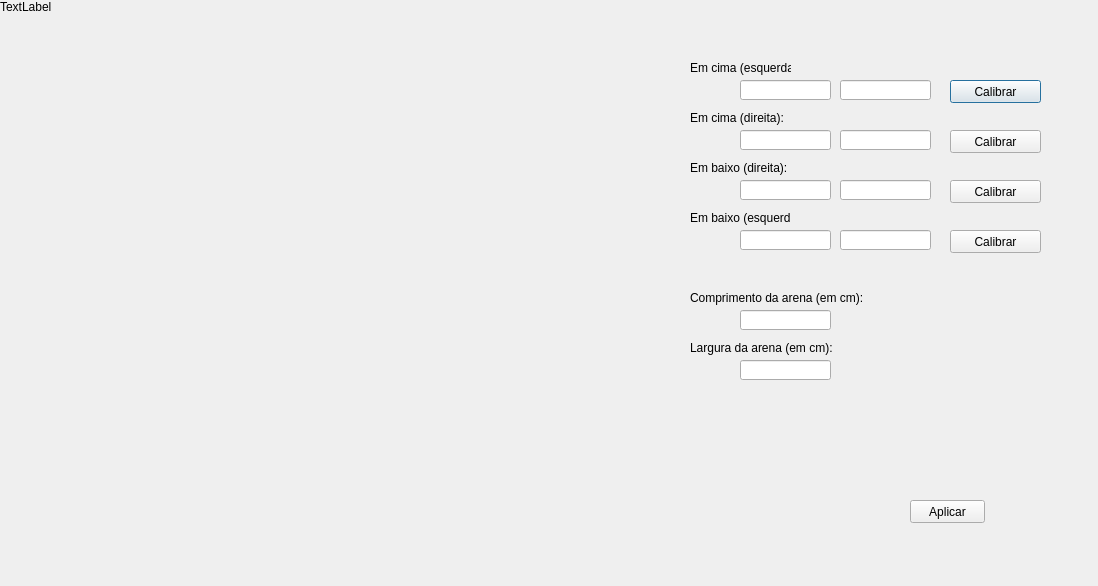
<?xml version="1.0" encoding="UTF-8"?>
<ui version="4.0">
 <class>CalibracaoArena</class>
 <widget class="QDialog" name="CalibracaoArena">
  <property name="geometry">
   <rect>
    <x>0</x>
    <y>0</y>
    <width>1098</width>
    <height>586</height>
   </rect>
  </property>
  <property name="windowTitle">
   <string>Calibracao Arena</string>
  </property>
  <widget class="QLabel" name="label">
   <property name="geometry">
    <rect>
     <x>0</x>
     <y>0</y>
     <width>640</width>
     <height>480</height>
    </rect>
   </property>
   <property name="text">
    <string>TextLabel</string>
   </property>
   <property name="alignment">
    <set>Qt::AlignLeading|Qt::AlignLeft|Qt::AlignTop</set>
   </property>
  </widget>
  <widget class="QLineEdit" name="lineEdit">
   <property name="geometry">
    <rect>
     <x>740</x>
     <y>80</y>
     <width>91</width>
     <height>20</height>
    </rect>
   </property>
  </widget>
  <widget class="QLineEdit" name="lineEdit_2">
   <property name="geometry">
    <rect>
     <x>840</x>
     <y>80</y>
     <width>91</width>
     <height>20</height>
    </rect>
   </property>
  </widget>
  <widget class="QLineEdit" name="lineEdit_3">
   <property name="geometry">
    <rect>
     <x>740</x>
     <y>130</y>
     <width>91</width>
     <height>20</height>
    </rect>
   </property>
  </widget>
  <widget class="QLineEdit" name="lineEdit_4">
   <property name="geometry">
    <rect>
     <x>840</x>
     <y>130</y>
     <width>91</width>
     <height>20</height>
    </rect>
   </property>
  </widget>
  <widget class="QLineEdit" name="lineEdit_5">
   <property name="geometry">
    <rect>
     <x>740</x>
     <y>180</y>
     <width>91</width>
     <height>20</height>
    </rect>
   </property>
  </widget>
  <widget class="QLineEdit" name="lineEdit_6">
   <property name="geometry">
    <rect>
     <x>840</x>
     <y>180</y>
     <width>91</width>
     <height>20</height>
    </rect>
   </property>
  </widget>
  <widget class="QLineEdit" name="lineEdit_7">
   <property name="geometry">
    <rect>
     <x>740</x>
     <y>230</y>
     <width>91</width>
     <height>20</height>
    </rect>
   </property>
  </widget>
  <widget class="QLineEdit" name="lineEdit_8">
   <property name="geometry">
    <rect>
     <x>840</x>
     <y>230</y>
     <width>91</width>
     <height>20</height>
    </rect>
   </property>
  </widget>
  <widget class="QLabel" name="Esq_Cima">
   <property name="geometry">
    <rect>
     <x>690</x>
     <y>60</y>
     <width>101</width>
     <height>16</height>
    </rect>
   </property>
   <property name="text">
    <string>Em cima (esquerda):</string>
   </property>
  </widget>
  <widget class="QLabel" name="Dir_Cima">
   <property name="geometry">
    <rect>
     <x>690</x>
     <y>110</y>
     <width>101</width>
     <height>16</height>
    </rect>
   </property>
   <property name="text">
    <string>Em cima (direita):</string>
   </property>
  </widget>
  <widget class="QLabel" name="Dir_Baixo">
   <property name="geometry">
    <rect>
     <x>690</x>
     <y>160</y>
     <width>101</width>
     <height>16</height>
    </rect>
   </property>
   <property name="text">
    <string>Em baixo (direita):</string>
   </property>
  </widget>
  <widget class="QLabel" name="Esq_Baixo">
   <property name="geometry">
    <rect>
     <x>690</x>
     <y>210</y>
     <width>101</width>
     <height>16</height>
    </rect>
   </property>
   <property name="text">
    <string>Em baixo (esquerda):</string>
   </property>
  </widget>
  <widget class="QPushButton" name="pushButton">
   <property name="geometry">
    <rect>
     <x>950</x>
     <y>80</y>
     <width>91</width>
     <height>23</height>
    </rect>
   </property>
   <property name="text">
    <string>Calibrar</string>
   </property>
  </widget>
  <widget class="QPushButton" name="pushButton_2">
   <property name="geometry">
    <rect>
     <x>950</x>
     <y>130</y>
     <width>91</width>
     <height>23</height>
    </rect>
   </property>
   <property name="text">
    <string>Calibrar</string>
   </property>
  </widget>
  <widget class="QPushButton" name="pushButton_3">
   <property name="geometry">
    <rect>
     <x>950</x>
     <y>180</y>
     <width>91</width>
     <height>23</height>
    </rect>
   </property>
   <property name="text">
    <string>Calibrar</string>
   </property>
  </widget>
  <widget class="QPushButton" name="pushButton_4">
   <property name="geometry">
    <rect>
     <x>950</x>
     <y>230</y>
     <width>91</width>
     <height>23</height>
    </rect>
   </property>
   <property name="text">
    <string>Calibrar</string>
   </property>
  </widget>
  <widget class="QLineEdit" name="lineEdit_9">
   <property name="geometry">
    <rect>
     <x>740</x>
     <y>310</y>
     <width>91</width>
     <height>20</height>
    </rect>
   </property>
  </widget>
  <widget class="QLineEdit" name="lineEdit_10">
   <property name="geometry">
    <rect>
     <x>740</x>
     <y>360</y>
     <width>91</width>
     <height>20</height>
    </rect>
   </property>
  </widget>
  <widget class="QLabel" name="Comp_Arena">
   <property name="geometry">
    <rect>
     <x>690</x>
     <y>290</y>
     <width>191</width>
     <height>16</height>
    </rect>
   </property>
   <property name="text">
    <string>Comprimento da arena (em cm):</string>
   </property>
  </widget>
  <widget class="QLabel" name="Largura_Arena">
   <property name="geometry">
    <rect>
     <x>690</x>
     <y>340</y>
     <width>191</width>
     <height>16</height>
    </rect>
   </property>
   <property name="text">
    <string>Largura da arena (em cm):</string>
   </property>
  </widget>
  <widget class="QPushButton" name="aplicar">
   <property name="geometry">
    <rect>
     <x>910</x>
     <y>500</y>
     <width>75</width>
     <height>23</height>
    </rect>
   </property>
   <property name="text">
    <string>Aplicar</string>
   </property>
  </widget>
 </widget>
 <resources/>
 <connections/>
</ui>
